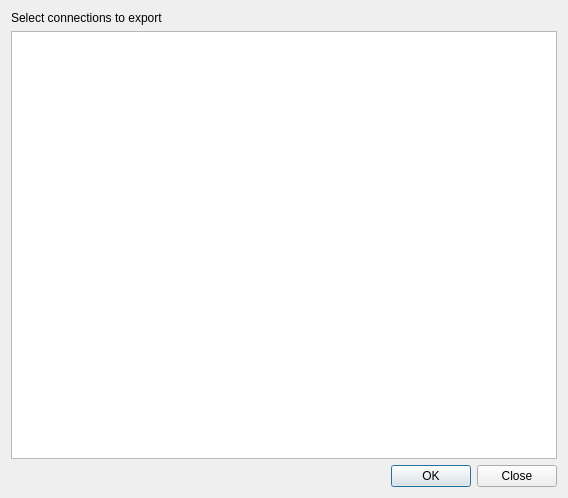
<?xml version="1.0" encoding="UTF-8"?>
<ui version="4.0">
 <class>ManageConnectionsDialogBase</class>
 <widget class="QDialog" name="ManageConnectionsDialogBase">
  <property name="geometry">
   <rect>
    <x>0</x>
    <y>0</y>
    <width>568</width>
    <height>498</height>
   </rect>
  </property>
  <property name="windowTitle">
   <string>Dialog</string>
  </property>
  <layout class="QGridLayout" name="gridLayout_2">
   <item row="0" column="0">
    <layout class="QGridLayout" name="gridLayout">
     <item row="0" column="0">
      <widget class="QLabel" name="label">
       <property name="text">
        <string>Select connections to export</string>
       </property>
      </widget>
     </item>
     <item row="1" column="0">
      <widget class="QListWidget" name="listConnections">
       <property name="editTriggers">
        <set>QAbstractItemView::NoEditTriggers</set>
       </property>
       <property name="alternatingRowColors">
        <bool>true</bool>
       </property>
       <property name="selectionMode">
        <enum>QAbstractItemView::ExtendedSelection</enum>
       </property>
      </widget>
     </item>
     <item row="2" column="0">
      <widget class="QDialogButtonBox" name="buttonBox">
       <property name="orientation">
        <enum>Qt::Horizontal</enum>
       </property>
       <property name="standardButtons">
        <set>QDialogButtonBox::Close|QDialogButtonBox::Ok</set>
       </property>
      </widget>
     </item>
    </layout>
   </item>
  </layout>
 </widget>
 <resources/>
 <connections/>
</ui>
